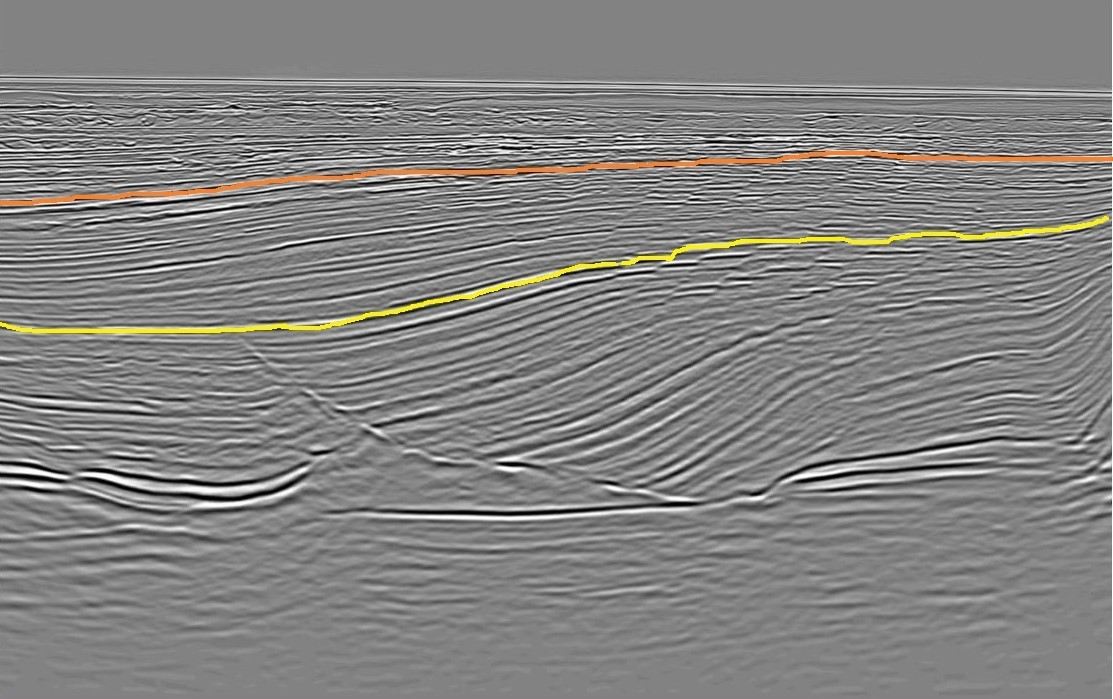
#> input picture SEISMIC-CUT.jpg, 1113 x 699 px
$ jupyter execute --allow-errors horizons.ipynb   (shell and % lines are left out)
#> lines starting #> are read from the running program, lines starting #| are printed output that depends on the picture
[cell 1]
import pandas as pd
import numpy as np
from PIL import Image

[cell 2]
import matplotlib.pyplot as plt
from scipy import polyval, polyfit

[cell 3]
im = Image.open('SEISMIC-CUT.jpg')
#> im is the input picture: PIL image 1113x699 RGB; mean R, G, B 131.7, 130.9, 129
rgb_im = im.convert('RGB')
arr = np.array(rgb_im)

x_size = len(arr)
#> x_size = 699
y_size = len(arr[0])
#> y_size = 1113

df = pd.DataFrame.from_records(arr)
#> df = table of 699 rows and 1113 columns

[cell 4]
y_pix = df.shape[0]
#> y_pix = 699
x_pix = df.shape[1]
#> x_pix = 1113

[cell 5]
#let's find where yellow and orange lines are

df_color = df.applymap(lambda x: ((x[0]>200)&(x[1]>200)&(x[2]<100))|((x[0]>200)&(x[1]<200)&(x[1]>100)&(x[2]<100)))
#> df_color = table of 699 rows and 1113 columns
df_color = df_color.replace([False, True], [0, 1])
plt.plot(df_color.iloc[:, 400])
plt.show()
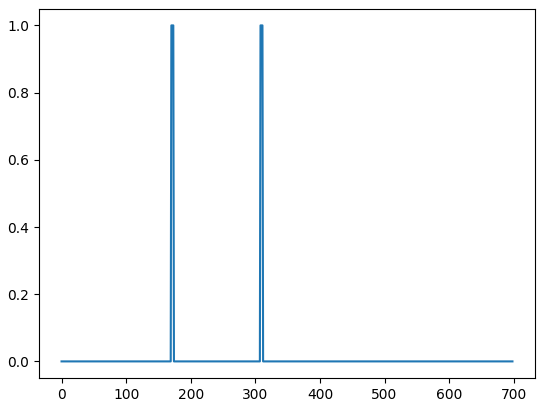
#> figure drawn by matplotlib, 1 panel; curve peaks at x = 170, y = 1

[cell 6]
# they are thick in some spots, so let's shift our pic on one pixel and substract.
#This way 1 is a start of line and -1 is an end
df1 = df_color.iloc[1:, :].reset_index()
#> df1 = table of 698 rows and 1114 columns
df2 = df_color.iloc[:-1, :].reset_index()
#> df2 = table of 698 rows and 1114 columns
delta = (df1-df2)
#> delta = table of 698 rows and 1114 columns

[cell 7]
plt.plot(delta.iloc[:, 50])
plt.show()
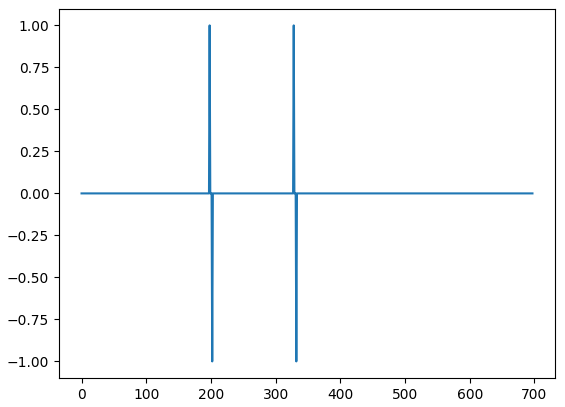
#> figure drawn by matplotlib, 1 panel; curve peaks at x = 198, y = 1

[cell 8]
#Now we are looking for yhe middle of these lines

hor = delta.copy()
#> hor = table of 698 rows and 1114 columns
horizon = []

for j in range(hor.shape[1]):
    a = 0
    b = 0
    col = hor.iloc[:, j]
    hor_x = []
    for i in range(hor.shape[0]):
        if (col[i]==1):
            a = i
        elif (col[i]==-1):
            b = i
            hor_x.append((a+b)/2)
    horizon.append(hor_x)
#> after the loop, horizon = 1114 items, first 6: [], [202, 323.5], [202, 323.5], [202, 323.5], [202, 324], [202, 324]

[cell 9]
horizon_df = pd.DataFrame(data = horizon, columns=['top', 'bottom']).drop([0], axis = 0).dropna()
#> horizon_df = table of 1101 rows and 2 columns

[cell 10]
plt.plot(-horizon_df)
plt.show()
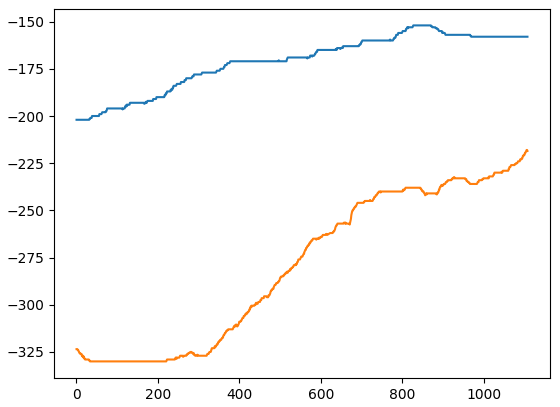
#> figure drawn by matplotlib, 1 panel; curve peaks at x = 827, y = -152; curve peaks at x = 1105, y = -218

[cell 11]
total_depth = 14000
resolution = total_depth/y_pix
#> resolution = 20.03
resolution
#> Out = 20.03

[cell 12]
#horizon_df.to_csv('horizon.csv', index = False)

[cell 13]
#here we make linear extrapolation using the last 10% of data


l = len(horizon_df)
#> l = 1101
n = l//10
#> n = 110
x = np.linspace(l-n, l, n)
#> x = 110 values from 991 to 1101
xl = np.linspace(0, l, l)
#> xl = 1101 values from 0 to 1101
y1 = -horizon_df.iloc[-n:,0]
y2 = -horizon_df.iloc[-n:,1]

#> (the rest of this cell did not finish here and is left out)

$ run again, with SEISMSIC.JPG copied over SEISMIC-CUT.jpg
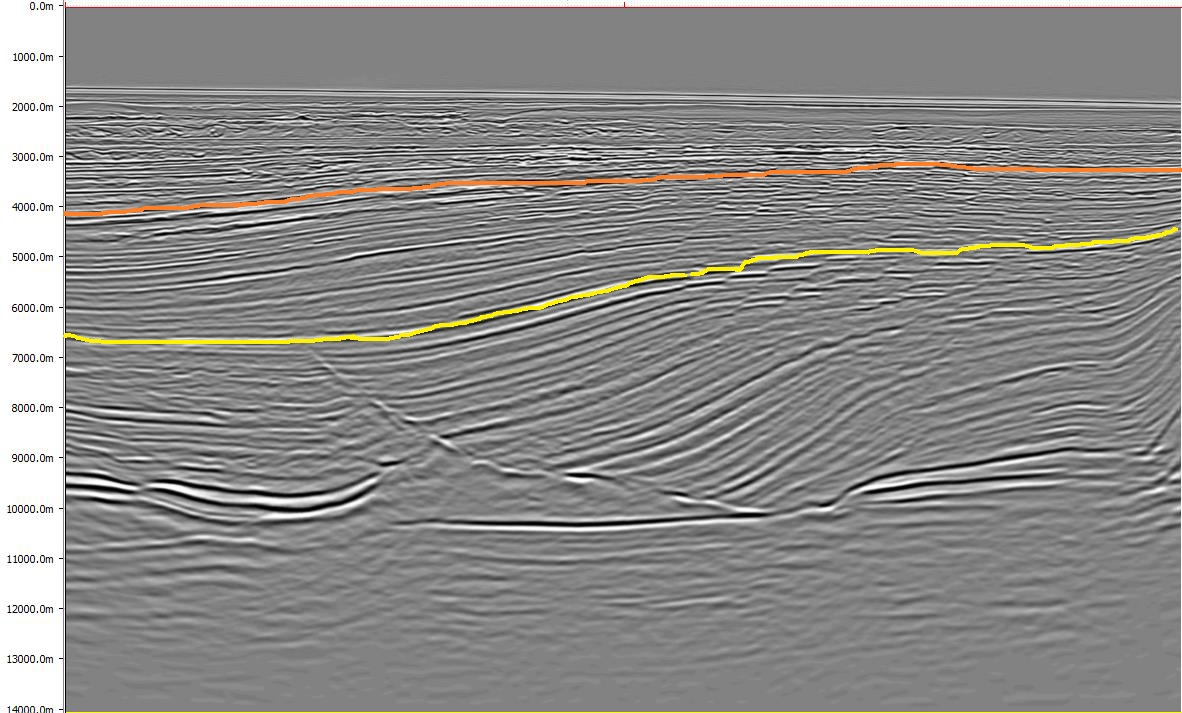
#> input picture SEISMSIC.JPG, 1182 x 713 px
#> im is the input picture: PIL image 1182x713 RGB; mean R, G, B 139, 138, 135.9
#> x_size = 713
#> y_size = 1182
#> df = table of 713 rows and 1182 columns
#> df1 = table of 712 rows and 1183 columns
#> `plt.show()`:
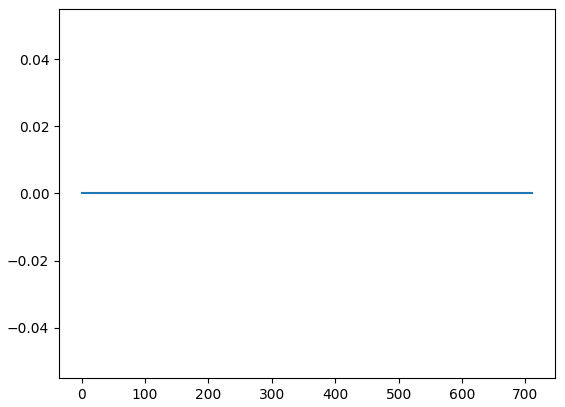
#> figure drawn by matplotlib, 1 panel
#> after the loop `for j in range(hor.shape[1]):`: horizon = 1183 items, first 6: [], [], [], [], [], []
#> horizon_df = table of 1111 rows and 2 columns
#> `plt.show()`:
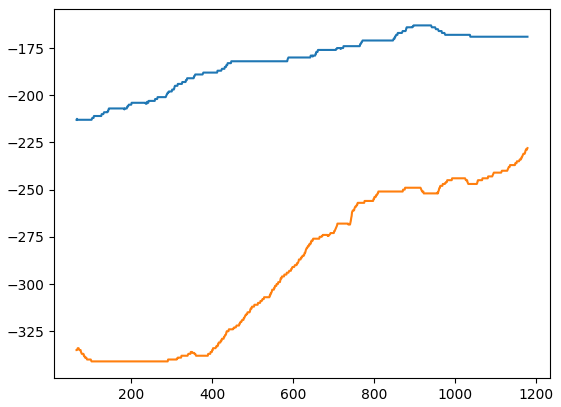
#> figure drawn by matplotlib, 1 panel; curve peaks at x = 897, y = -163; curve peaks at x = 1178, y = -228
#> l = 1111
#> n = 111

$ run again, with SeismicScaled.jpg copied over SEISMIC-CUT.jpg
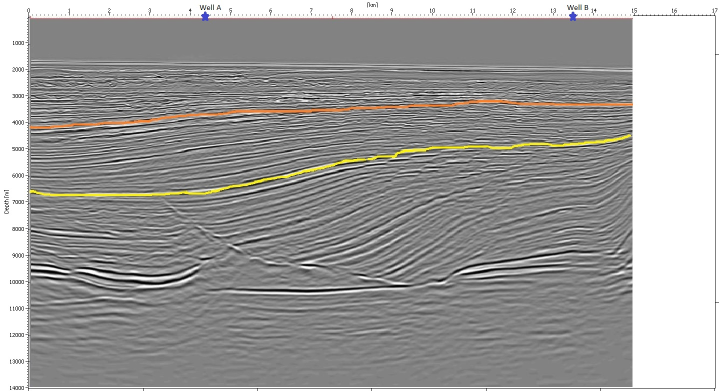
#> input picture SeismicScaled.jpg, 1437 x 781 px (shown at 1/2 size)
#> im is the input picture: PIL image 1437x781 RGB; mean R, G, B 155.9, 155.1, 153.6
#> x_size = 781
#> y_size = 1437
#> df = table of 781 rows and 1437 columns
#> df1 = table of 780 rows and 1438 columns
#> `plt.show()`:
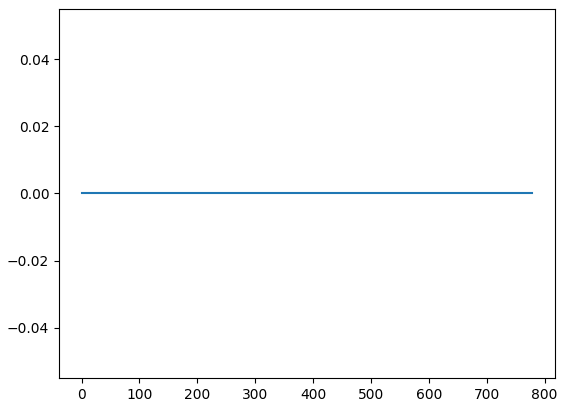
#> figure drawn by matplotlib, 1 panel
#> after the loop `for j in range(hor.shape[1]):`: horizon = 1438 items, first 6: [], [], [], [], [], []
#> horizon_df = table of 1196 rows and 2 columns
#> `plt.show()`:
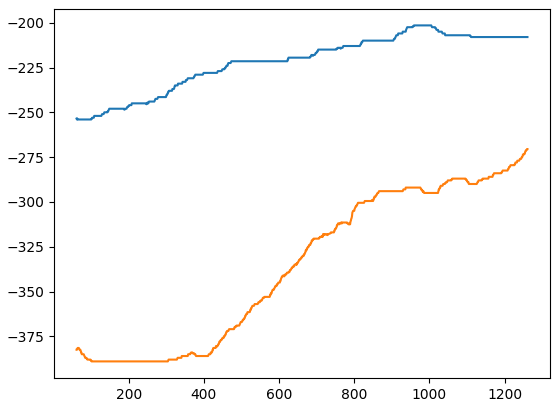
#> figure drawn by matplotlib, 1 panel; curve peaks at x = 959, y = -201.5; curve peaks at x = 1260, y = -270.5
#> l = 1196
#> n = 119
